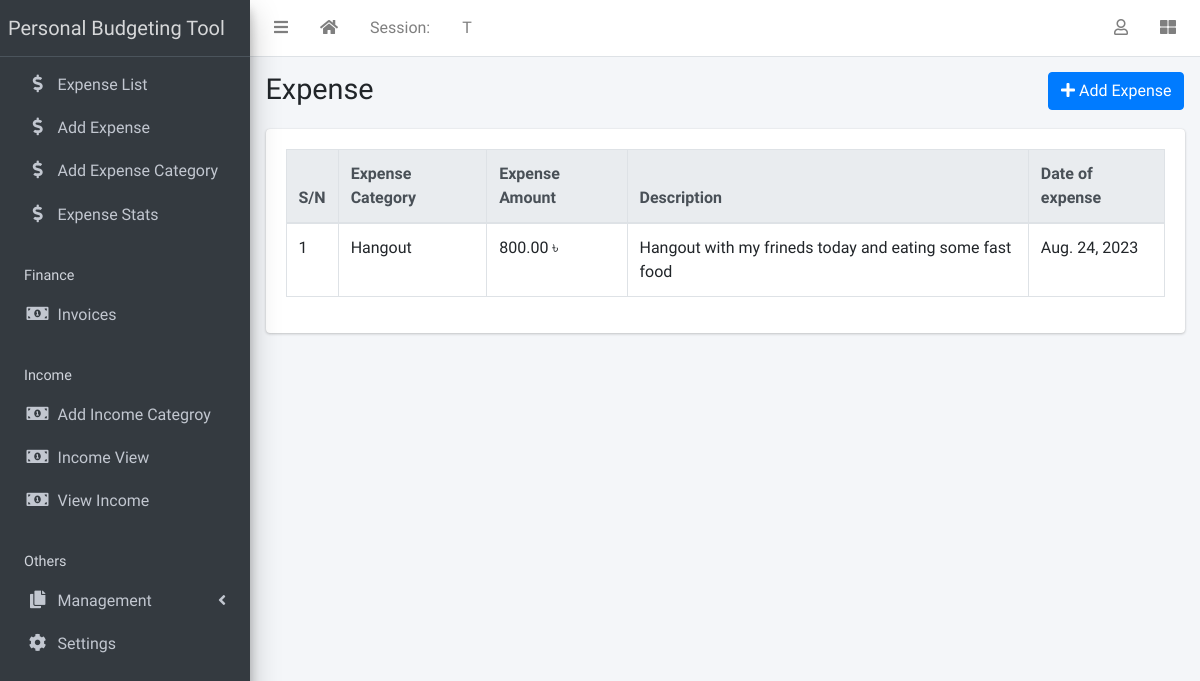
Before: /expense/expense_list (signed in) with the older database file.
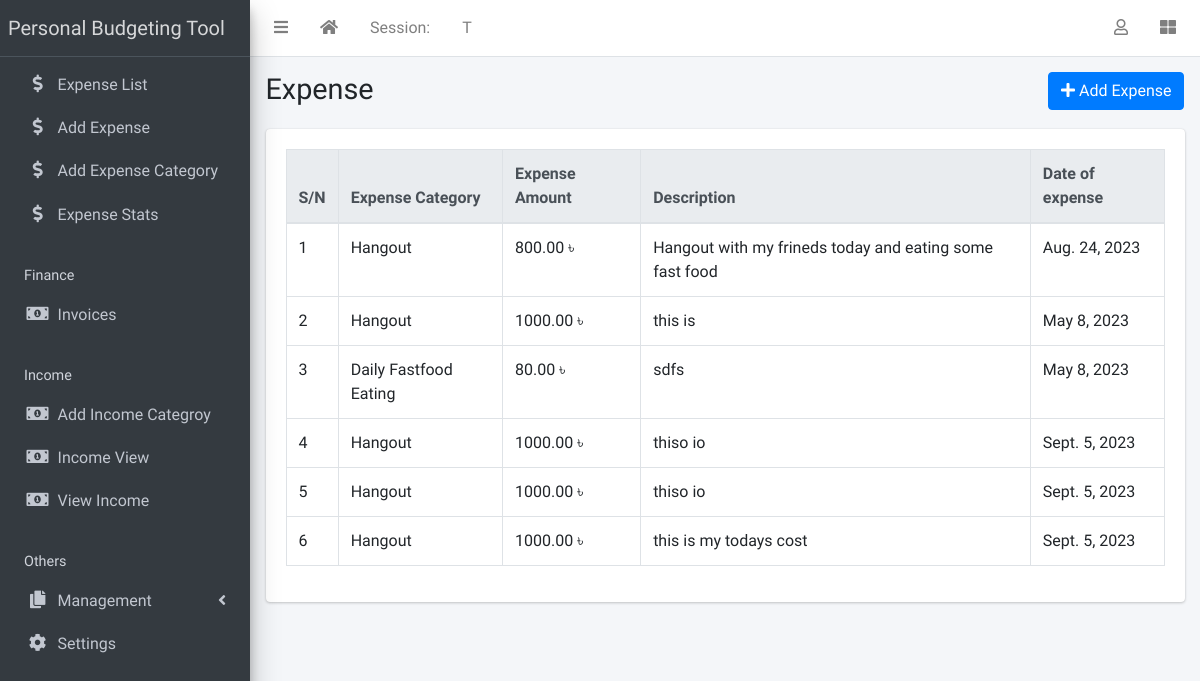
After: the same page with the newer database file.
### Expense_Tracker/models.py (models this page shows, shortened)
class Expense(models.Model):
    user = models.ForeignKey(User,on_delete=models.CASCADE)
    category = models.ForeignKey(Expence_category,on_delete=models.SET_NULL,null=True,blank=True)
    amount = models.DecimalField(max_digits=10,decimal_places=2)
    date = models.DateField()
    description = models.TextField()
    created_at = models.DateTimeField(auto_now_add=True)
    updated_at = models.DateTimeField(auto_now=True)

class Expence_category(models.Model):
    user = models.ForeignKey(User,on_delete=models.CASCADE)
    category_name = models.CharField(max_length=150)
    budget_goal = models.DecimalField(max_digits=10,decimal_places=2,null=True,blank=True)
    created_at = models.DateTimeField(auto_now_add=True)
    updated_at = models.DateTimeField(auto_now=True)
    def __str__(self):
        return self.category_name

### Expense_Tracker/views.py (the view)
# urls.py: path('expense_list',ExpenseListView.as_view(),name='expense_list'),
class ExpenseListView(LoginRequiredMixin,ListView):
    template_name = 'expense_list.html'
    def get(self, request):
        expenses = Expense.objects.filter(user=request.user)
        return render(request, self.template_name, {'expenses': expenses})

### Expense_Tracker/templates/expense_list.html (shortened to what this page needs)
{% extends 'base.html' %}
{% block title %}Expense{% endblock title %}
{% block breadcrumb %}
<a class="btn btn-primary" href="{% url 'add_expense' %}"><i
    class="fas fa-plus"></i> Add Expense</a>
{% endblock breadcrumb %}
{% block content %}
  <div class="table-responsive">
    <table id="expensetable" class="table table-bordered table-hover" data-page-length='100'>
      <thead class="thead-light">
        <tr>
          <th>S/N</th>
          <th>Expense Category</th>
          <th>Expense Amount</th>
          <th>Description</th>
          <th>Date of expense</th>
        </tr>
      </thead>
      <tbody>
        {% for expense in expenses %}
          <tr class='clickable-row' data-href="#">
            <td>{{ forloop.counter}}</td>
            <td>{{ expense.category }}</td>
            <td>{{ expense.amount}} ৳</td>
            <td>{{ expense.description }}</td>
            <td>{{ expense.date }}</td>
          </tr>
        {% endfor %}
      </tbody>
    </table>
  </div>
{% endblock content %}

Changed rows visible on the page:
added Expense: category "Hangout", amount "1000.00", description "this is", date "May 8, 2023"
added Expense: category "Daily Fastfood Eating", amount "80.00", description "sdfs", date "May 8, 2023"
added Expense: category "Hangout", amount "1000.00", description "thiso io", date "Sept. 5, 2023"
added Expense: category "Hangout", amount "1000.00", description "thiso io", date "Sept. 5, 2023"
added Expense: category "Hangout", amount "1000.00", description "this is my todays cost", date "Sept. 5, 2023"
